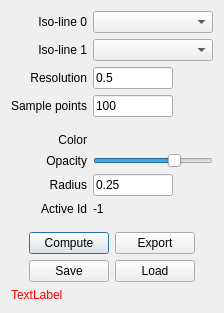
<?xml version="1.0" encoding="UTF-8"?>
<ui version="4.0">
 <class>DialogLineProfile</class>
 <widget class="QDialog" name="DialogLineProfile">
  <property name="geometry">
   <rect>
    <x>0</x>
    <y>0</y>
    <width>268</width>
    <height>377</height>
   </rect>
  </property>
  <property name="windowTitle">
   <string>Line Profile</string>
  </property>
  <layout class="QVBoxLayout" name="verticalLayout">
   <property name="sizeConstraint">
    <enum>QLayout::SetFixedSize</enum>
   </property>
   <item>
    <layout class="QGridLayout" name="gridLayout">
     <item row="2" column="0">
      <widget class="QLabel" name="label">
       <property name="text">
        <string>Resolution</string>
       </property>
       <property name="alignment">
        <set>Qt::AlignRight|Qt::AlignTrailing|Qt::AlignVCenter</set>
       </property>
      </widget>
     </item>
     <item row="2" column="1">
      <widget class="QLineEdit" name="lineEditResolution">
       <property name="maximumSize">
        <size>
         <width>80</width>
         <height>16777215</height>
        </size>
       </property>
       <property name="text">
        <string>0.5</string>
       </property>
      </widget>
     </item>
     <item row="3" column="0">
      <widget class="QLabel" name="label_2">
       <property name="text">
        <string>Sample points</string>
       </property>
       <property name="alignment">
        <set>Qt::AlignRight|Qt::AlignTrailing|Qt::AlignVCenter</set>
       </property>
      </widget>
     </item>
     <item row="3" column="1">
      <widget class="QLineEdit" name="lineEditSamplePoints">
       <property name="maximumSize">
        <size>
         <width>80</width>
         <height>16777215</height>
        </size>
       </property>
       <property name="text">
        <string>100</string>
       </property>
      </widget>
     </item>
     <item row="0" column="0">
      <widget class="QLabel" name="label_3">
       <property name="text">
        <string>Iso-line 0</string>
       </property>
       <property name="alignment">
        <set>Qt::AlignRight|Qt::AlignTrailing|Qt::AlignVCenter</set>
       </property>
      </widget>
     </item>
     <item row="0" column="1">
      <widget class="QComboBox" name="comboBoxIsoLine1">
       <property name="minimumSize">
        <size>
         <width>120</width>
         <height>0</height>
        </size>
       </property>
      </widget>
     </item>
     <item row="1" column="0">
      <widget class="QLabel" name="label_4">
       <property name="text">
        <string>Iso-line 1</string>
       </property>
       <property name="alignment">
        <set>Qt::AlignRight|Qt::AlignTrailing|Qt::AlignVCenter</set>
       </property>
      </widget>
     </item>
     <item row="1" column="1">
      <widget class="QComboBox" name="comboBoxIsoLine2"/>
     </item>
     <item row="5" column="1">
      <widget class="QtColorPicker" name="colorPicker" native="true">
       <property name="maximumSize">
        <size>
         <width>80</width>
         <height>16777215</height>
        </size>
       </property>
      </widget>
     </item>
     <item row="5" column="0">
      <widget class="QLabel" name="label_5">
       <property name="text">
        <string>Color</string>
       </property>
       <property name="alignment">
        <set>Qt::AlignRight|Qt::AlignTrailing|Qt::AlignVCenter</set>
       </property>
      </widget>
     </item>
     <item row="6" column="0">
      <widget class="QLabel" name="label_11">
       <property name="text">
        <string>Opacity</string>
       </property>
       <property name="alignment">
        <set>Qt::AlignRight|Qt::AlignTrailing|Qt::AlignVCenter</set>
       </property>
      </widget>
     </item>
     <item row="7" column="0">
      <widget class="QLabel" name="label_12">
       <property name="text">
        <string>Radius</string>
       </property>
       <property name="alignment">
        <set>Qt::AlignRight|Qt::AlignTrailing|Qt::AlignVCenter</set>
       </property>
      </widget>
     </item>
     <item row="7" column="1">
      <widget class="QLineEdit" name="lineEditRadius">
       <property name="maximumSize">
        <size>
         <width>80</width>
         <height>16777215</height>
        </size>
       </property>
       <property name="text">
        <string>0.25</string>
       </property>
      </widget>
     </item>
     <item row="4" column="1">
      <spacer name="verticalSpacer_2">
       <property name="orientation">
        <enum>Qt::Vertical</enum>
       </property>
       <property name="sizeType">
        <enum>QSizePolicy::Fixed</enum>
       </property>
       <property name="sizeHint" stdset="0">
        <size>
         <width>5</width>
         <height>10</height>
        </size>
       </property>
      </spacer>
     </item>
     <item row="6" column="1">
      <widget class="QSlider" name="sliderOpacity">
       <property name="maximum">
        <number>100</number>
       </property>
       <property name="value">
        <number>70</number>
       </property>
       <property name="orientation">
        <enum>Qt::Horizontal</enum>
       </property>
      </widget>
     </item>
     <item row="8" column="0">
      <widget class="QLabel" name="label_13">
       <property name="text">
        <string>Active Id</string>
       </property>
       <property name="alignment">
        <set>Qt::AlignRight|Qt::AlignTrailing|Qt::AlignVCenter</set>
       </property>
      </widget>
     </item>
     <item row="8" column="1">
      <widget class="QLabel" name="labelActiveId">
       <property name="text">
        <string>-1</string>
       </property>
       <property name="alignment">
        <set>Qt::AlignLeading|Qt::AlignLeft|Qt::AlignVCenter</set>
       </property>
      </widget>
     </item>
    </layout>
   </item>
   <item>
    <spacer name="verticalSpacer">
     <property name="orientation">
      <enum>Qt::Vertical</enum>
     </property>
     <property name="sizeType">
      <enum>QSizePolicy::Fixed</enum>
     </property>
     <property name="sizeHint" stdset="0">
      <size>
       <width>5</width>
       <height>10</height>
      </size>
     </property>
    </spacer>
   </item>
   <item>
    <layout class="QHBoxLayout" name="horizontalLayout">
     <item>
      <spacer name="horizontalSpacer">
       <property name="orientation">
        <enum>Qt::Horizontal</enum>
       </property>
       <property name="sizeHint" stdset="0">
        <size>
         <width>5</width>
         <height>5</height>
        </size>
       </property>
      </spacer>
     </item>
     <item>
      <widget class="QPushButton" name="pushButtonCompute">
       <property name="text">
        <string>Compute</string>
       </property>
      </widget>
     </item>
     <item>
      <widget class="QPushButton" name="pushButtonExport">
       <property name="text">
        <string>Export</string>
       </property>
      </widget>
     </item>
     <item>
      <spacer name="horizontalSpacer_2">
       <property name="orientation">
        <enum>Qt::Horizontal</enum>
       </property>
       <property name="sizeHint" stdset="0">
        <size>
         <width>5</width>
         <height>5</height>
        </size>
       </property>
      </spacer>
     </item>
    </layout>
   </item>
   <item>
    <layout class="QHBoxLayout" name="horizontalLayout_2">
     <item>
      <spacer name="horizontalSpacer_3">
       <property name="orientation">
        <enum>Qt::Horizontal</enum>
       </property>
       <property name="sizeHint" stdset="0">
        <size>
         <width>5</width>
         <height>5</height>
        </size>
       </property>
      </spacer>
     </item>
     <item>
      <widget class="QPushButton" name="pushButtonSave">
       <property name="text">
        <string>Save</string>
       </property>
      </widget>
     </item>
     <item>
      <widget class="QPushButton" name="pushButtonLoad">
       <property name="text">
        <string>Load</string>
       </property>
      </widget>
     </item>
     <item>
      <spacer name="horizontalSpacer_4">
       <property name="orientation">
        <enum>Qt::Horizontal</enum>
       </property>
       <property name="sizeHint" stdset="0">
        <size>
         <width>5</width>
         <height>5</height>
        </size>
       </property>
      </spacer>
     </item>
    </layout>
   </item>
   <item>
    <widget class="QLabel" name="labelError">
     <property name="styleSheet">
      <string notr="true">color:red;</string>
     </property>
     <property name="text">
      <string>TextLabel</string>
     </property>
    </widget>
   </item>
  </layout>
 </widget>
 <customwidgets>
  <customwidget>
   <class>QtColorPicker</class>
   <extends>QWidget</extends>
   <header>qtcolorpicker.h</header>
   <container>1</container>
   <slots>
    <signal>colorChanged(QColor)</signal>
    <signal>currentColorChanged(QColor)</signal>
   </slots>
  </customwidget>
 </customwidgets>
 <resources/>
 <connections>
  <connection>
   <sender>comboBoxIsoLine1</sender>
   <signal>currentIndexChanged(int)</signal>
   <receiver>DialogLineProfile</receiver>
   <slot>OnComboIsoLine(int)</slot>
   <hints>
    <hint type="sourcelabel">
     <x>185</x>
     <y>21</y>
    </hint>
    <hint type="destinationlabel">
     <x>240</x>
     <y>23</y>
    </hint>
   </hints>
  </connection>
  <connection>
   <sender>comboBoxIsoLine2</sender>
   <signal>activated(int)</signal>
   <receiver>DialogLineProfile</receiver>
   <slot>OnComboIsoLine(int)</slot>
   <hints>
    <hint type="sourcelabel">
     <x>190</x>
     <y>51</y>
    </hint>
    <hint type="destinationlabel">
     <x>240</x>
     <y>57</y>
    </hint>
   </hints>
  </connection>
  <connection>
   <sender>pushButtonCompute</sender>
   <signal>clicked()</signal>
   <receiver>DialogLineProfile</receiver>
   <slot>OnCompute()</slot>
   <hints>
    <hint type="sourcelabel">
     <x>92</x>
     <y>236</y>
    </hint>
    <hint type="destinationlabel">
     <x>98</x>
     <y>280</y>
    </hint>
   </hints>
  </connection>
  <connection>
   <sender>pushButtonExport</sender>
   <signal>clicked()</signal>
   <receiver>DialogLineProfile</receiver>
   <slot>OnExport()</slot>
   <hints>
    <hint type="sourcelabel">
     <x>184</x>
     <y>239</y>
    </hint>
    <hint type="destinationlabel">
     <x>213</x>
     <y>319</y>
    </hint>
   </hints>
  </connection>
  <connection>
   <sender>colorPicker</sender>
   <signal>colorChanged(QColor)</signal>
   <receiver>DialogLineProfile</receiver>
   <slot>OnColorPicker(QColor)</slot>
   <hints>
    <hint type="sourcelabel">
     <x>185</x>
     <y>137</y>
    </hint>
    <hint type="destinationlabel">
     <x>319</x>
     <y>150</y>
    </hint>
   </hints>
  </connection>
  <connection>
   <sender>sliderOpacity</sender>
   <signal>valueChanged(int)</signal>
   <receiver>DialogLineProfile</receiver>
   <slot>OnSliderOpacity(int)</slot>
   <hints>
    <hint type="sourcelabel">
     <x>185</x>
     <y>170</y>
    </hint>
    <hint type="destinationlabel">
     <x>314</x>
     <y>178</y>
    </hint>
   </hints>
  </connection>
  <connection>
   <sender>lineEditRadius</sender>
   <signal>textEdited(QString)</signal>
   <receiver>DialogLineProfile</receiver>
   <slot>OnEditRadius(QString)</slot>
   <hints>
    <hint type="sourcelabel">
     <x>170</x>
     <y>200</y>
    </hint>
    <hint type="destinationlabel">
     <x>298</x>
     <y>207</y>
    </hint>
   </hints>
  </connection>
  <connection>
   <sender>pushButtonSave</sender>
   <signal>clicked()</signal>
   <receiver>DialogLineProfile</receiver>
   <slot>OnSave()</slot>
   <hints>
    <hint type="sourcelabel">
     <x>84</x>
     <y>279</y>
    </hint>
    <hint type="destinationlabel">
     <x>99</x>
     <y>430</y>
    </hint>
   </hints>
  </connection>
  <connection>
   <sender>pushButtonLoad</sender>
   <signal>clicked()</signal>
   <receiver>DialogLineProfile</receiver>
   <slot>OnLoad()</slot>
   <hints>
    <hint type="sourcelabel">
     <x>201</x>
     <y>271</y>
    </hint>
    <hint type="destinationlabel">
     <x>385</x>
     <y>277</y>
    </hint>
   </hints>
  </connection>
 </connections>
 <slots>
  <slot>OnComboIsoLine(int)</slot>
  <slot>OnCompute()</slot>
  <slot>OnExport()</slot>
  <slot>OnColorPicker(QColor)</slot>
  <slot>OnEditRadius(QString)</slot>
  <slot>OnSliderOpacity(int)</slot>
  <slot>OnSave()</slot>
  <slot>OnLoad()</slot>
 </slots>
</ui>
